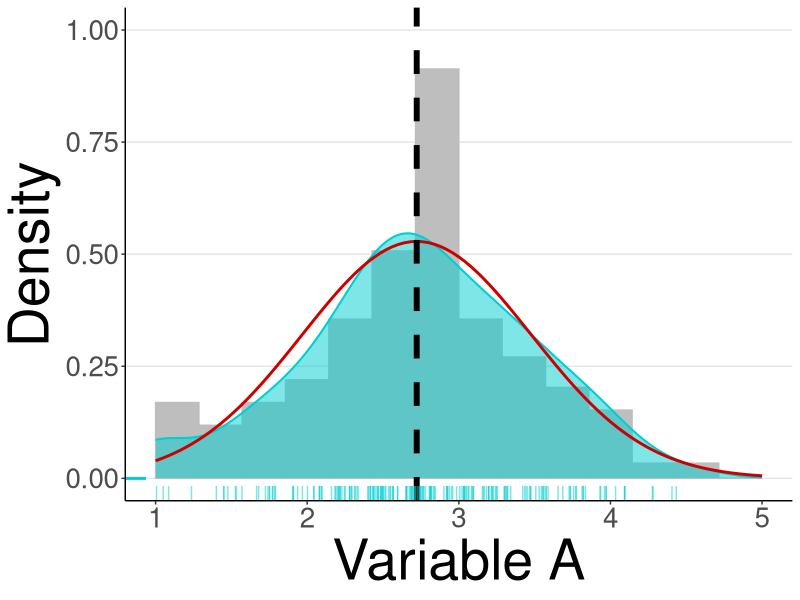

Write the R code that produced this figure.
# ========================================#========================================

# density.plot w/ frequency bars and data rug / a reproducible example of advanced data visualization

# ========================================#========================================

# load libraries
library(dplyr)
library(ggplot2)

# ========================================#========================================

# set wd 
getwd()
setwd("/Users/amx/data_local/R/github/density.plot/") # change wd to your wd

# read data
items <- read.table(file = "density.plot.data.csv", header = TRUE, sep = ",", dec = ".", na.strings = "NA", stringsAsFactors = FALSE)
str(items)
View(items)

# mean over items
items <- dplyr::mutate(items, items.mean = (econ_04 + econ_05 + econ_06 + econ_07)/4)

# mean and sd
mean <- mean(items$items.mean, na.rm = TRUE) # mean of variable
sd <- sd(items$items.mean, na.rm = TRUE) # sd of variable

# ========================================#========================================

# print density plot
png(filename="density.plot.png", width=1024, height=1024*0.80, units="px")
par(mfrow=c(1,1))

dens <- qplot(x = items$items.mean, data = items, geom = "blank") +
  geom_histogram(aes(y=..density..), bins = 15, colour="grey", fill="grey") +
  geom_density(color = "darkturquoise", fill = "darkturquoise", alpha = .5, size=0.7) +
  
  # normal curve with mean and sd of insec
  stat_function(fun = dnorm, args = c(mean = mean, sd = sd), col = "red3", size=1) + 
  
  # vertical line = mean
  geom_vline(xintercept = mean, size = 2, colour = "black", linetype = "dashed") + 
  
  # data rug
  geom_rug(aes(x = items.mean, y = 0), color = "darkturquoise", position = position_jitter(width = 0.1,height = 0), alpha = 0.5) + 
  
  # theme = classic
  theme_classic() +
  theme(panel.grid.major.y = element_line(colour = "grey90")) +

  # axis titles and limits
  labs(x = "Variable A", y = "Density") +
  theme(axis.title.x = element_text(size=40),
        axis.title.y = element_text(size=40),
        axis.text.x = element_text(size=20),
        axis.text.y = element_text(size=20)) +
  ylim(0,1) +
  xlim(1,5)
dens

dev.off()

# ========================================#========================================

